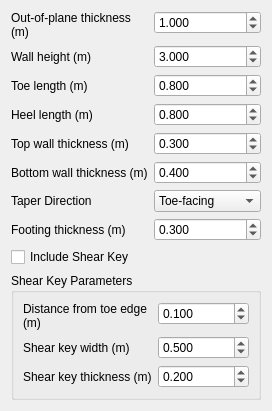
                    <widget class="QWidget" name="tab_geom">
                      <attribute name="title">
                        <string>Geometry</string>
                      </attribute>
                      <layout class="QVBoxLayout" name="vbox_tab_geom">
                        <item>
                          <layout class="QFormLayout" name="form_geom">
                            <item row="0" column="0">
                              <widget class="QLabel" name="lbl_spin_t">
                                <property name="text">
                                  <string>Out-of-plane thickness (m)</string>
                                </property>
                                <property name="wordWrap">
                                  <bool>true</bool>
                                </property>
                              </widget>
                            </item>
                            <item row="0" column="1">
                              <widget class="QDoubleSpinBox" name="spin_t">
                                <property name="decimals">
                                  <number>3</number>
                                </property>
                                <property name="minimum">
                                  <double>0.0</double>
                                </property>
                                <property name="maximum">
                                  <double>1000000.0</double>
                                </property>
                                <property name="singleStep">
                                  <double>0.01</double>
                                </property>
                                <property name="value">
                                  <double>1.0</double>
                                </property>
                              </widget>
                            </item>
                            <item row="1" column="0">
                              <widget class="QLabel" name="lbl_spin_Hw">
                                <property name="text">
                                  <string>Wall height (m)</string>
                                </property>
                                <property name="wordWrap">
                                  <bool>true</bool>
                                </property>
                              </widget>
                            </item>
                            <item row="1" column="1">
                              <widget class="QDoubleSpinBox" name="spin_Hw">
                                <property name="decimals">
                                  <number>3</number>
                                </property>
                                <property name="minimum">
                                  <double>0.0</double>
                                </property>
                                <property name="maximum">
                                  <double>1000000.0</double>
                                </property>
                                <property name="singleStep">
                                  <double>0.01</double>
                                </property>
                                <property name="value">
                                  <double>3.0</double>
                                </property>
                              </widget>
                            </item>
                            <item row="2" column="0">
                              <widget class="QLabel" name="lbl_spin_toe">
                                <property name="text">
                                  <string>Toe length (m)</string>
                                </property>
                                <property name="wordWrap">
                                  <bool>true</bool>
                                </property>
                              </widget>
                            </item>
                            <item row="2" column="1">
                              <widget class="QDoubleSpinBox" name="spin_toe">
                                <property name="decimals">
                                  <number>3</number>
                                </property>
                                <property name="minimum">
                                  <double>0.0</double>
                                </property>
                                <property name="maximum">
                                  <double>1000000.0</double>
                                </property>
                                <property name="singleStep">
                                  <double>0.01</double>
                                </property>
                                <property name="value">
                                  <double>0.8</double>
                                </property>
                              </widget>
                            </item>
                            <item row="3" column="0">
                              <widget class="QLabel" name="lbl_spin_heel">
                                <property name="text">
                                  <string>Heel length (m)</string>
                                </property>
                                <property name="wordWrap">
                                  <bool>true</bool>
                                </property>
                              </widget>
                            </item>
                            <item row="3" column="1">
                              <widget class="QDoubleSpinBox" name="spin_heel">
                                <property name="decimals">
                                  <number>3</number>
                                </property>
                                <property name="minimum">
                                  <double>0.0</double>
                                </property>
                                <property name="maximum">
                                  <double>1000000.0</double>
                                </property>
                                <property name="singleStep">
                                  <double>0.01</double>
                                </property>
                                <property name="value">
                                  <double>0.8</double>
                                </property>
                              </widget>
                            </item>
                            <item row="4" column="0">
                              <widget class="QLabel" name="lbl_spin_top_wall">
                                <property name="text">
                                  <string>Top wall thickness (m)</string>
                                </property>
                                <property name="wordWrap">
                                  <bool>true</bool>
                                </property>
                              </widget>
                            </item>
                            <item row="4" column="1">
                              <widget class="QDoubleSpinBox" name="spin_top_wall">
                                <property name="decimals">
                                  <number>3</number>
                                </property>
                                <property name="minimum">
                                  <double>0.0</double>
                                </property>
                                <property name="maximum">
                                  <double>1000000.0</double>
                                </property>
                                <property name="singleStep">
                                  <double>0.01</double>
                                </property>
                                <property name="value">
                                  <double>0.3</double>
                                </property>
                              </widget>
                            </item>
                            <item row="5" column="0">
                              <widget class="QLabel" name="lbl_spin_bot_wall">
                                <property name="text">
                                  <string>Bottom wall thickness (m)</string>
                                </property>
                                <property name="wordWrap">
                                  <bool>true</bool>
                                </property>
                              </widget>
                            </item>
                            <item row="5" column="1">
                              <widget class="QDoubleSpinBox" name="spin_bot_wall">
                                <property name="decimals">
                                  <number>3</number>
                                </property>
                                <property name="minimum">
                                  <double>0.0</double>
                                </property>
                                <property name="maximum">
                                  <double>1000000.0</double>
                                </property>
                                <property name="singleStep">
                                  <double>0.01</double>
                                </property>
                                <property name="value">
                                  <double>0.4</double>
                                </property>
                              </widget>
                            </item>
                            <item row="6" column="0">
                              <widget class="QLabel" name="lbl_combo_taper_direction">
                                <property name="text">
                                  <string>Taper Direction</string>
                                </property>
                                <property name="wordWrap">
                                  <bool>true</bool>
                                </property>
                              </widget>
                            </item>
                            <item row="6" column="1">
                              <widget class="QComboBox" name="combo_taper_direction">
                                <item>
                                  <property name="text">
                                    <string>Toe-facing</string>
                                  </property>
                                </item>
                                <item>
                                  <property name="text">
                                    <string>Heel-facing</string>
                                  </property>
                                </item>
                                <property name="currentIndex">
                                  <number>0</number>
                                </property>
                                <property name="toolTip">
                                  <string>Toe-facing tapers the left face of the stem; Heel-facing tapers the right (backfill) face of the stem.</string>
                                </property>
                              </widget>
                            </item>
                            <item row="7" column="0">
                              <widget class="QLabel" name="lbl_spin_h_ftg">
                                <property name="text">
                                  <string>Footing thickness (m)</string>
                                </property>
                                <property name="wordWrap">
                                  <bool>true</bool>
                                </property>
                              </widget>
                            </item>
                            <item row="7" column="1">
                              <widget class="QDoubleSpinBox" name="spin_h_ftg">
                                <property name="decimals">
                                  <number>3</number>
                                </property>
                                <property name="minimum">
                                  <double>0.0</double>
                                </property>
                                <property name="maximum">
                                  <double>1000000.0</double>
                                </property>
                                <property name="singleStep">
                                  <double>0.01</double>
                                </property>
                                <property name="value">
                                  <double>0.3</double>
                                </property>
                              </widget>
                            </item>
                          </layout>
                        </item>
                        <item>
                          <widget class="QCheckBox" name="chk_include_shear_key">
                            <property name="text">
                              <string>Include Shear Key</string>
                            </property>
                            <property name="checked">
                              <bool>false</bool>
                            </property>
                          </widget>
                        </item>
                        <item>
                          <widget class="QGroupBox" name="grp_shear_key">
                            <property name="title">
                              <string>Shear Key Parameters</string>
                            </property>
                            <layout class="QFormLayout" name="form_shear_key">
                              <item row="0" column="0">
                                <widget class="QLabel" name="lbl_spin_shear_key_distance">
                                  <property name="text">
                                    <string>Distance from toe edge (m)</string>
                                  </property>
                                  <property name="wordWrap">
                                    <bool>true</bool>
                                  </property>
                                </widget>
                              </item>
                              <item row="0" column="1">
                                <widget class="QDoubleSpinBox" name="spin_shear_key_distance">
                                  <property name="decimals">
                                    <number>3</number>
                                  </property>
                                  <property name="minimum">
                                    <double>0.0</double>
                                  </property>
                                  <property name="maximum">
                                    <double>1000000.0</double>
                                  </property>
                                  <property name="singleStep">
                                    <double>0.01</double>
                                  </property>
                                  <property name="value">
                                    <double>0.1</double>
                                  </property>
                                </widget>
                              </item>
                              <item row="1" column="0">
                                <widget class="QLabel" name="lbl_spin_shear_key_width">
                                  <property name="text">
                                    <string>Shear key width (m)</string>
                                  </property>
                                  <property name="wordWrap">
                                    <bool>true</bool>
                                  </property>
                                </widget>
                              </item>
                              <item row="1" column="1">
                                <widget class="QDoubleSpinBox" name="spin_shear_key_width">
                                  <property name="decimals">
                                    <number>3</number>
                                  </property>
                                  <property name="minimum">
                                    <double>0.0</double>
                                  </property>
                                  <property name="maximum">
                                    <double>1000000.0</double>
                                  </property>
                                  <property name="singleStep">
                                    <double>0.01</double>
                                  </property>
                                  <property name="value">
                                    <double>0.5</double>
                                  </property>
                                </widget>
                              </item>
                              <item row="2" column="0">
                                <widget class="QLabel" name="lbl_spin_shear_key_thickness">
                                  <property name="text">
                                    <string>Shear key thickness (m)</string>
                                  </property>
                                  <property name="wordWrap">
                                    <bool>true</bool>
                                  </property>
                                </widget>
                              </item>
                              <item row="2" column="1">
                                <widget class="QDoubleSpinBox" name="spin_shear_key_thickness">
                                  <property name="decimals">
                                    <number>3</number>
                                  </property>
                                  <property name="minimum">
                                    <double>0.0</double>
                                  </property>
                                  <property name="maximum">
                                    <double>1000000.0</double>
                                  </property>
                                  <property name="singleStep">
                                    <double>0.01</double>
                                  </property>
                                  <property name="value">
                                    <double>0.2</double>
                                  </property>
                                </widget>
                              </item>
                            </layout>
                          </widget>
                        </item>
                      </layout>
                    </widget>
